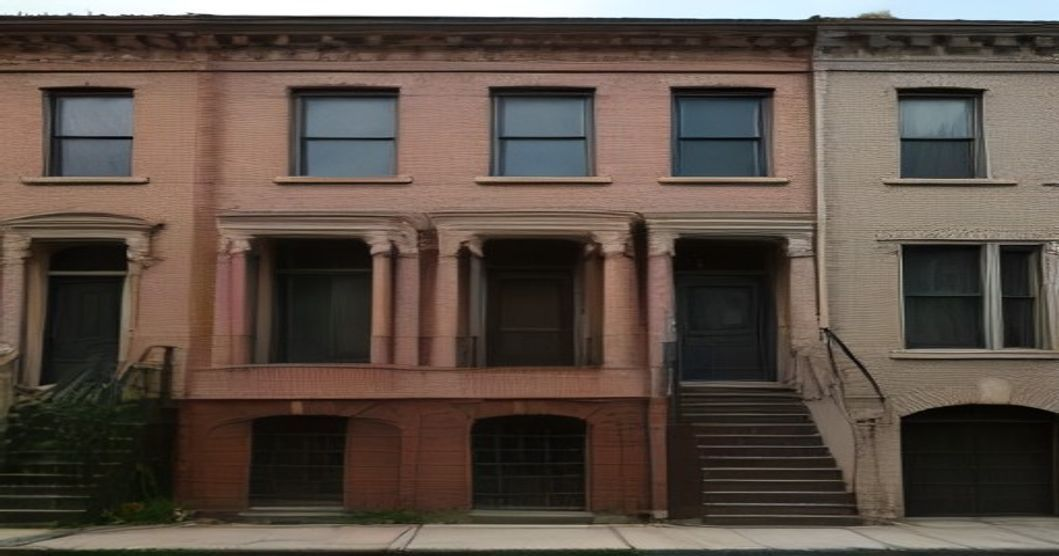
#> input picture images/blog/baltimore-house-buyers-we-buy-any-condition.jpg, 1059 x 556 px, found by its file name; its folder holds 4 pictures in this run
$ python gen_image.py ../images/blog/bad-tenants-dc.jpg ../images/blog/baltimore-house-buyers-we-buy-any-condition.jpg
#> lines starting #> are read from the running program, lines starting #| are printed output that depends on the picture
"""Generate a unique hero image per post using the free Pollinations.ai API.

No API key required. Saves 1200x630 JPEGs to images/blog/{slug}.jpg.
Falls back to a curated Unsplash CDN URL (hotlinked, not downloaded) if
Pollinations is unreachable — publish_next.py uses the returned path/URL.

Usage:  python tools/gen_image.py <slug> "<prompt>"
"""
import hashlib
import sys
import urllib.error
import time
import urllib.parse
import urllib.request
from pathlib import Path

REPO = Path(__file__).resolve().parent.parent
IMG_DIR = REPO / "images" / "blog"

# Real-estate Unsplash photos already used/consistent with the site's look.
FALLBACK_POOL = [
    "https://images.unsplash.com/photo-1570129477492-45c003edd2be?auto=format&fit=crop&w=1200&q=75",
    "https://images.unsplash.com/photo-1580587771525-78b9dba3b914?auto=format&fit=crop&w=1200&q=75",
    "https://images.unsplash.com/photo-1449844908441-8829872d2607?auto=format&fit=crop&w=1200&q=75",
    "https://images.unsplash.com/photo-1600596542815-ffad4c1539a9?auto=format&fit=crop&w=1200&q=75",
    "https://images.unsplash.com/photo-1560518883-ce09059eeffa?auto=format&fit=crop&w=1200&q=75",
    "https://images.unsplash.com/photo-1568605114967-8130f3a36994?auto=format&fit=crop&w=1200&q=75",
    "https://images.unsplash.com/photo-1512917774080-9991f1c4c750?auto=format&fit=crop&w=1200&q=75",
    "https://images.unsplash.com/photo-1583608205776-bfd35f0d9f83?auto=format&fit=crop&w=1200&q=75",
]


# Pollinations rate-limits and a cold render takes 17-45s, so back off in
# minutes, not seconds. Short waits land inside the same 429 window and the
# post silently falls back to a stock photo (observed 2026-08-19).
BACKOFF = (30, 90, 180)


def strip_watermark(path: Path, cut: int = 36) -> None:
    """Pollinations stamps a "pollinations.ai" badge in the bottom-right corner
    even with nologo=true (seen 2026-11-20). Crop the bottom strip that holds it,
    trim the sides to keep the aspect ratio, and scale back to the original size."""
#> called with cut = 36
    try:
        from PIL import Image
    except ImportError:
        return
    with Image.open(path) as src:
#> src is the input picture: PIL image 1059x556 RGB; mean R, G, B 91, 78.8, 70.1
        im = src.convert("RGB")
    w, h = im.size
#> w = 1059; h = 556
    nh = h - cut
#> nh = 520
    nw = round(nh * w / h)
#> nw = 990
    x0 = (w - nw) // 2
#> x0 = 34
    im.crop((x0, 0, x0 + nw, nh)).resize((w, h), Image.LANCZOS).save(
        path, "JPEG", quality=88, optimize=True, progressive=True)
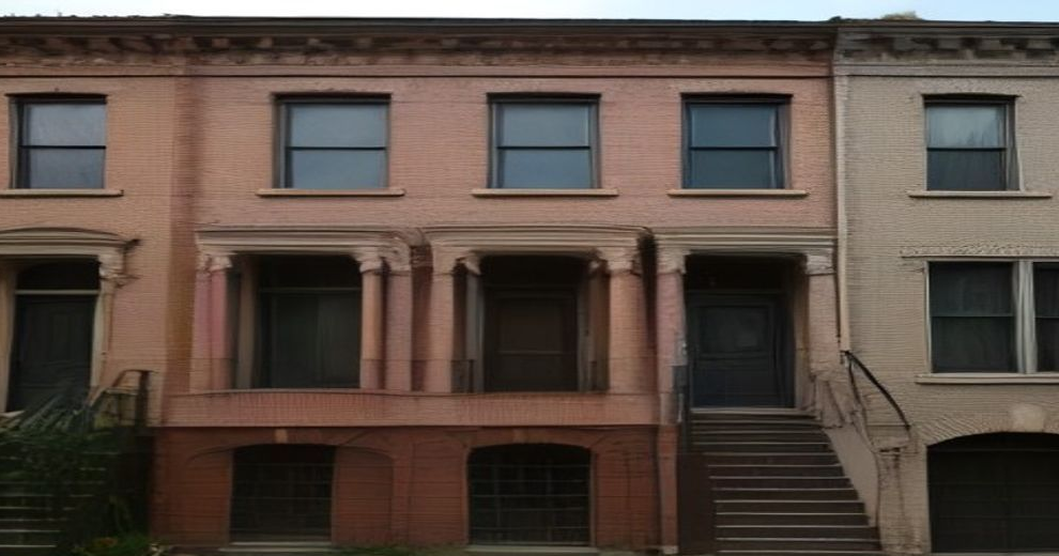
#> saved as bad-tenants-dc.jpg.jpg: PIL image 1059x556 RGB; mean R, G, B 88.7, 75.9, 67.7


def generate(slug: str, prompt: str, retries: int = 3) -> str:
    """Return a relative path (downloaded) or absolute URL (fallback)."""
    IMG_DIR.mkdir(parents=True, exist_ok=True)
    out = IMG_DIR / f"{slug}.jpg"
    if out.exists() and out.stat().st_size > 10_000:
        return f"images/blog/{slug}.jpg"

    # Pollinations 500s on any seed above INT32_MAX (verified 2026-08-24:
    # 2147483647 -> 200, 2147483648 -> 500), and sha1[:8] spans the full
    # unsigned 32-bit range, so ~half of all slugs could never succeed.
    seed = int(hashlib.sha1(slug.encode()).hexdigest()[:8], 16) & 0x7FFFFFFF
    url = ("https://image.pollinations.ai/prompt/"
           + urllib.parse.quote(prompt)
           + f"?width=1200&height=630&seed={seed}&nologo=true&model=flux")

    for attempt in range(retries):
        try:
            req = urllib.request.Request(url, headers={"User-Agent": "Mozilla/5.0"})
            with urllib.request.urlopen(req, timeout=120) as r:
                data = r.read()
            if len(data) > 10_000:  # sanity: not an error page
                out.write_bytes(data)
                strip_watermark(out)
                return f"images/blog/{slug}.jpg"
        except Exception as e:
            print(f"  pollinations attempt {attempt + 1} failed: {e}")
            if attempt == retries - 1:
                break
            wait = BACKOFF[min(attempt, len(BACKOFF) - 1)]
            if isinstance(e, urllib.error.HTTPError) and e.code == 429:
                wait *= 2  # throttled: give the window real time to clear
            print(f"    retrying in {wait}s")
            time.sleep(wait)

    # Fallback: stable per-slug pick from the Unsplash pool (hotlink)
    pick = FALLBACK_POOL[seed % len(FALLBACK_POOL)]
    print(f"  IMAGE FALLBACK: no generated hero for {slug}; using stock photo")
    return pick


if __name__ == "__main__":
    slug, prompt = sys.argv[1], sys.argv[2]
    print(generate(slug, prompt))

$ run again, on images/blog/closing-costs-dc.jpg
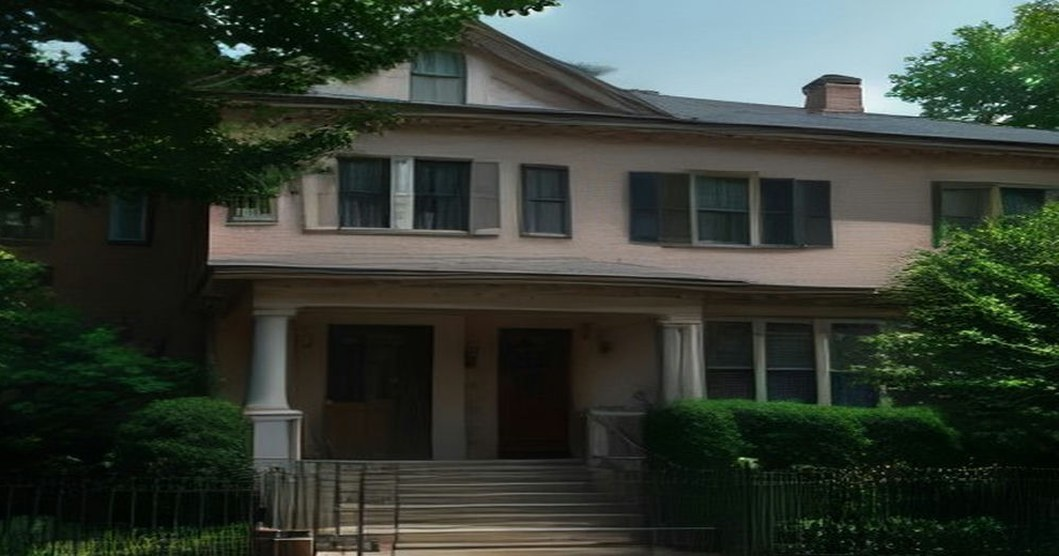
#> input picture images/blog/closing-costs-dc.jpg, 1059 x 556 px, found by its file name
#> in strip_watermark, src is the input picture: PIL image 1059x556 RGB; mean R, G, B 51.4, 59.2, 49.9
#> in strip_watermark, `im.crop((x0, 0, x0 + nw, nh)).resize((w, h), Image.LANCZOS).save( path..`:
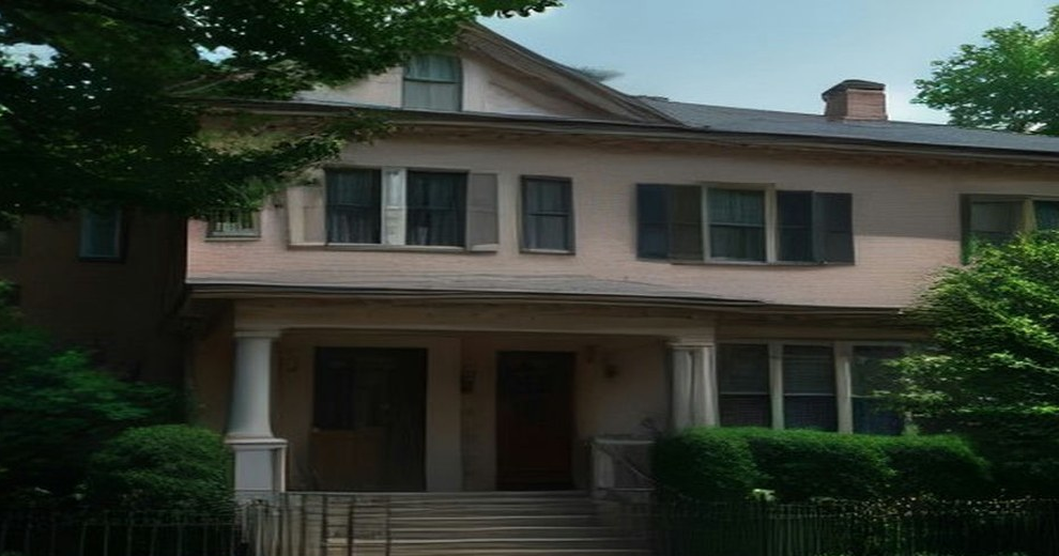
#> saved as closing-costs-dc.jpg.jpg: PIL image 1059x556 RGB; mean R, G, B 53.8, 61.4, 53

$ run again, on images/blog/damaged-homes-buy.jpg
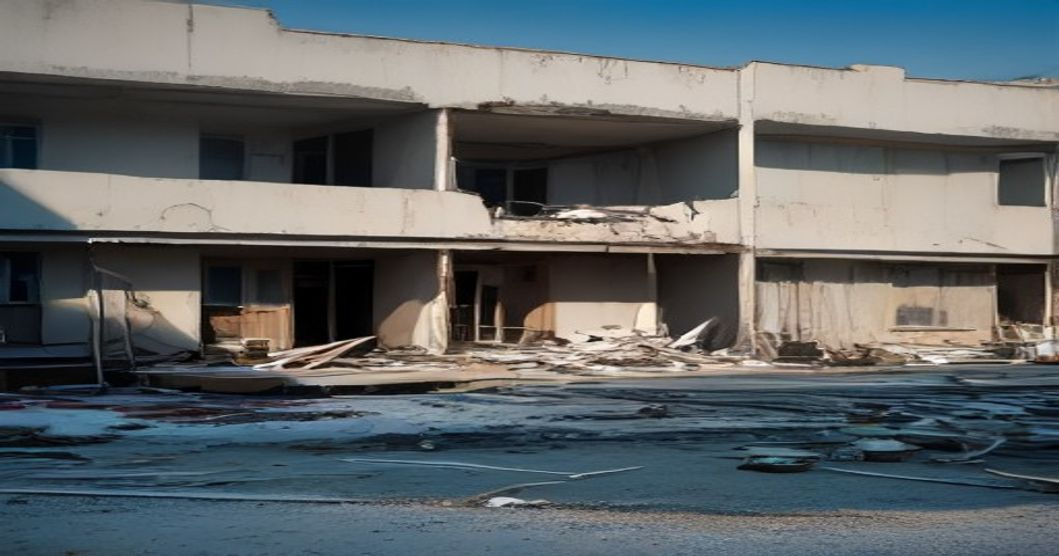
#> input picture images/blog/damaged-homes-buy.jpg, 1059 x 556 px, found by its file name
#> in strip_watermark, src is the input picture: PIL image 1059x556 RGB; mean R, G, B 95.5, 102, 104.6
#> in strip_watermark, `im.crop((x0, 0, x0 + nw, nh)).resize((w, h), Image.LANCZOS).save( path..`:
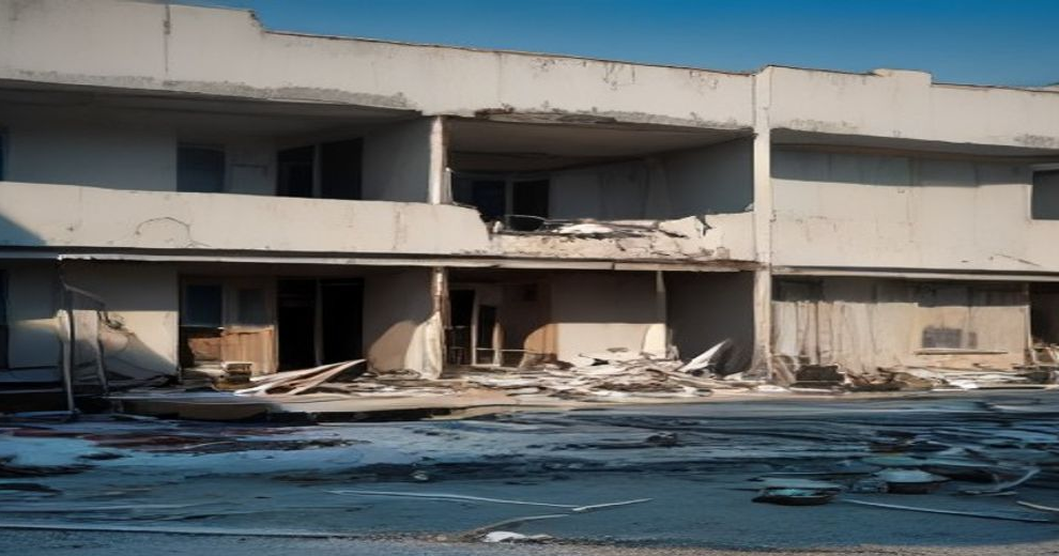
#> saved as damaged-homes-buy.jpg.jpg: PIL image 1059x556 RGB; mean R, G, B 97.8, 103.3, 105

$ run again, on images/blog/dcs-transfer-taxes-are-high.jpg
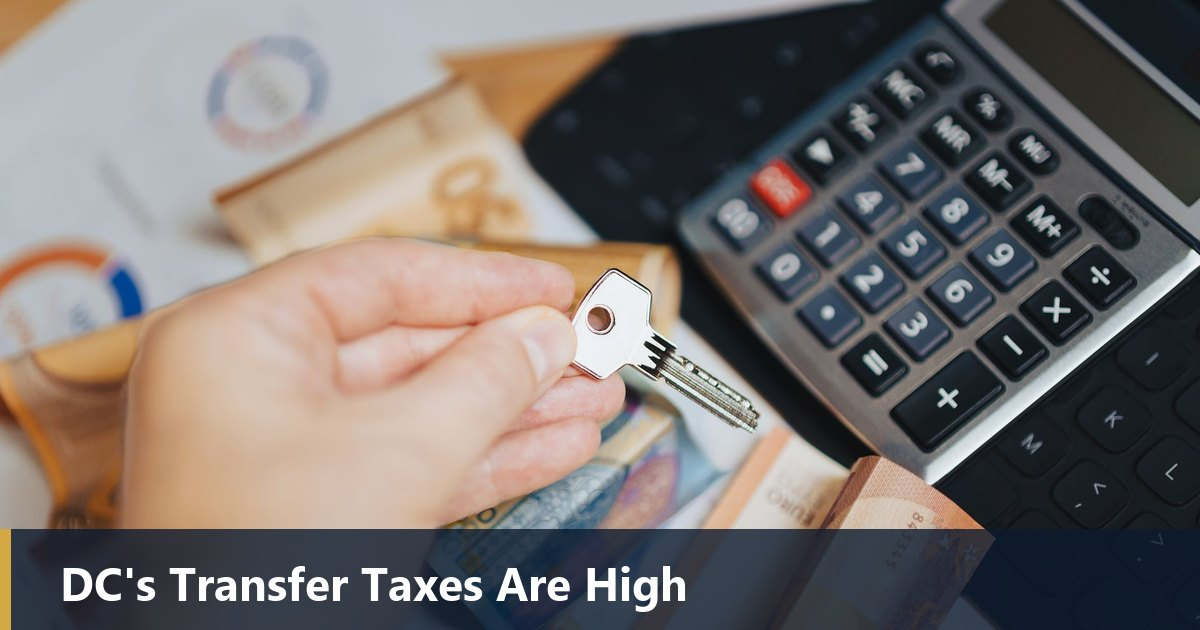
#> input picture images/blog/dcs-transfer-taxes-are-high.jpg, 1200 x 630 px, found by its file name
#> in strip_watermark, src is the input picture: PIL image 1200x630 RGB; mean R, G, B 119.8, 113.1, 110.3
#> in strip_watermark, `im.crop((x0, 0, x0 + nw, nh)).resize((w, h), Image.LANCZOS).save( path..`:
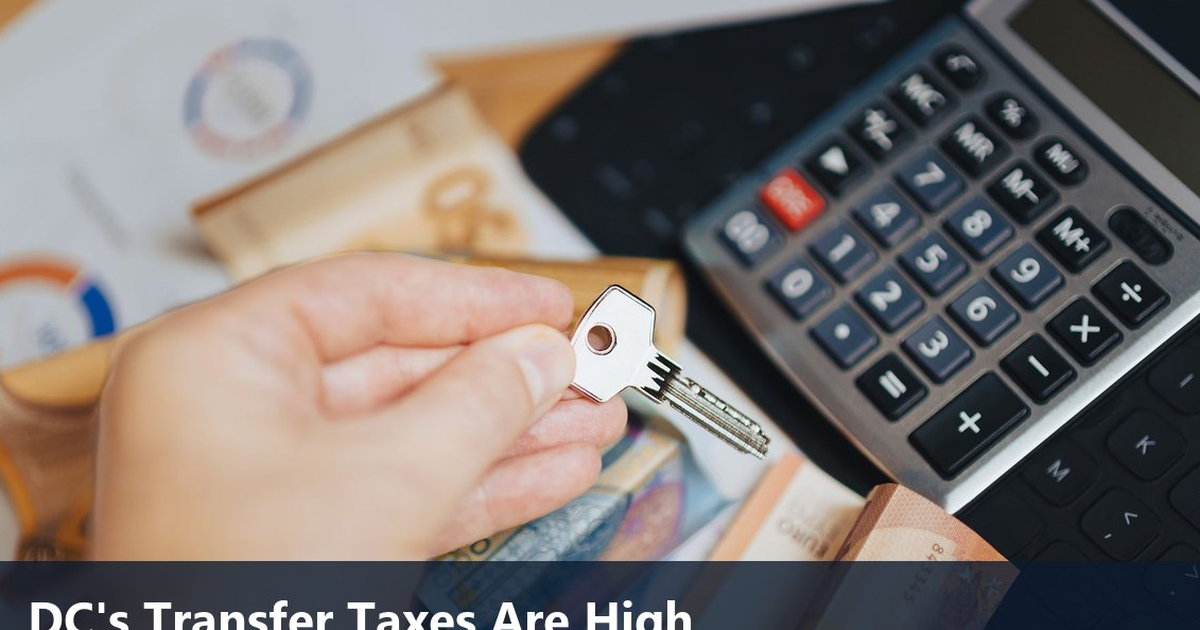
#> saved as dcs-transfer-taxes-are-high.jpg.jpg: PIL image 1200x630 RGB; mean R, G, B 125.1, 117.4, 113.7

$ run again, on images/blog/bad-tenants-dc.jpg
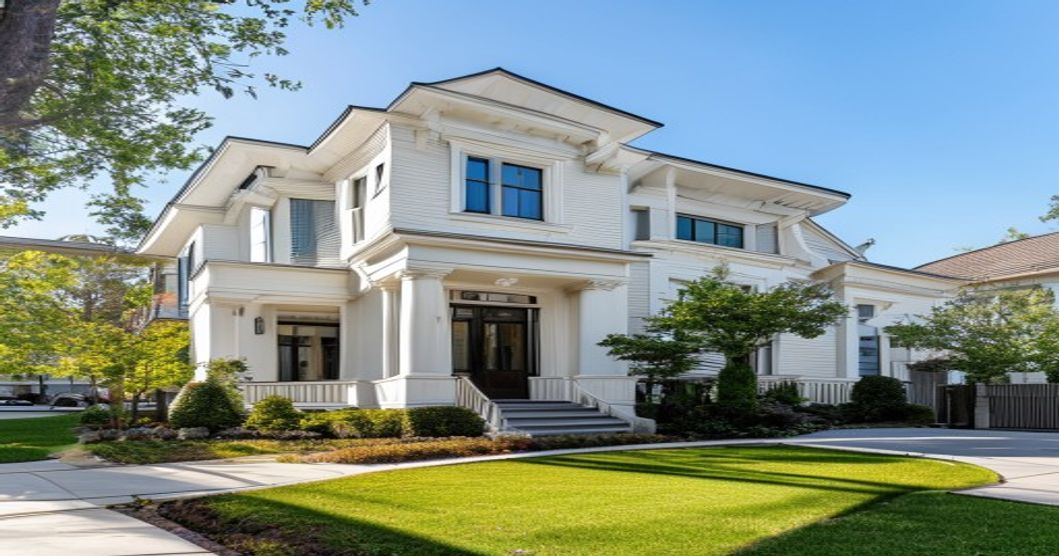
#> input picture images/blog/bad-tenants-dc.jpg, 1059 x 556 px, found by its file name
#> in strip_watermark, src is the input picture: PIL image 1059x556 RGB; mean R, G, B 130.6, 145, 136.7
#> in strip_watermark, `im.crop((x0, 0, x0 + nw, nh)).resize((w, h), Image.LANCZOS).save( path..`:
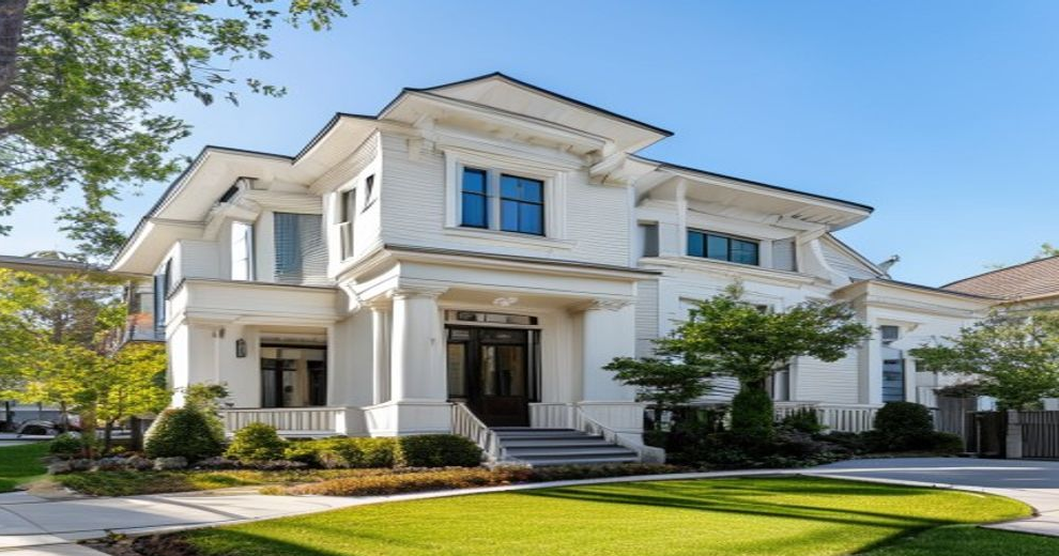
#> saved as bad-tenants-dc.jpg.jpg: PIL image 1059x556 RGB; mean R, G, B 132.5, 147.3, 142.5
